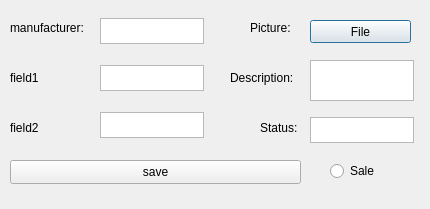
<?xml version="1.0" encoding="UTF-8"?>
<ui version="4.0">
 <class>DetailSetWindow</class>
 <widget class="QDialog" name="DetailSetWindow">
  <property name="geometry">
   <rect>
    <x>0</x>
    <y>0</y>
    <width>430</width>
    <height>209</height>
   </rect>
  </property>
  <property name="windowTitle">
   <string>Dialog</string>
  </property>
  <widget class="QLabel" name="label_Field0">
   <property name="geometry">
    <rect>
     <x>10</x>
     <y>20</y>
     <width>81</width>
     <height>16</height>
    </rect>
   </property>
   <property name="text">
    <string>manufacturer:</string>
   </property>
  </widget>
  <widget class="QLabel" name="label_Field1">
   <property name="geometry">
    <rect>
     <x>10</x>
     <y>70</y>
     <width>81</width>
     <height>16</height>
    </rect>
   </property>
   <property name="text">
    <string>field1</string>
   </property>
  </widget>
  <widget class="QLabel" name="label_Field2">
   <property name="geometry">
    <rect>
     <x>10</x>
     <y>120</y>
     <width>81</width>
     <height>16</height>
    </rect>
   </property>
   <property name="text">
    <string>field2</string>
   </property>
  </widget>
  <widget class="QTextEdit" name="textEdit_Field0">
   <property name="geometry">
    <rect>
     <x>100</x>
     <y>18</y>
     <width>104</width>
     <height>26</height>
    </rect>
   </property>
   <property name="readOnly">
    <bool>true</bool>
   </property>
  </widget>
  <widget class="QTextEdit" name="textEdit_Field1">
   <property name="geometry">
    <rect>
     <x>100</x>
     <y>65</y>
     <width>104</width>
     <height>26</height>
    </rect>
   </property>
   <property name="readOnly">
    <bool>true</bool>
   </property>
  </widget>
  <widget class="QTextEdit" name="textEdit_Field2">
   <property name="geometry">
    <rect>
     <x>100</x>
     <y>112</y>
     <width>104</width>
     <height>26</height>
    </rect>
   </property>
   <property name="readOnly">
    <bool>true</bool>
   </property>
  </widget>
  <widget class="QLabel" name="label_Picture">
   <property name="geometry">
    <rect>
     <x>250</x>
     <y>20</y>
     <width>49</width>
     <height>16</height>
    </rect>
   </property>
   <property name="text">
    <string>Picture:</string>
   </property>
  </widget>
  <widget class="QLabel" name="label_Description">
   <property name="geometry">
    <rect>
     <x>230</x>
     <y>70</y>
     <width>70</width>
     <height>16</height>
    </rect>
   </property>
   <property name="text">
    <string>Description:</string>
   </property>
  </widget>
  <widget class="QLabel" name="label_Status">
   <property name="geometry">
    <rect>
     <x>260</x>
     <y>120</y>
     <width>40</width>
     <height>16</height>
    </rect>
   </property>
   <property name="text">
    <string>Status:</string>
   </property>
  </widget>
  <widget class="QRadioButton" name="radioButton_Sale">
   <property name="geometry">
    <rect>
     <x>330</x>
     <y>160</y>
     <width>51</width>
     <height>22</height>
    </rect>
   </property>
   <property name="text">
    <string>Sale</string>
   </property>
  </widget>
  <widget class="QPushButton" name="pushButton_File">
   <property name="geometry">
    <rect>
     <x>310</x>
     <y>20</y>
     <width>101</width>
     <height>23</height>
    </rect>
   </property>
   <property name="text">
    <string>File</string>
   </property>
  </widget>
  <widget class="QTextEdit" name="textEdit_Description">
   <property name="geometry">
    <rect>
     <x>310</x>
     <y>60</y>
     <width>104</width>
     <height>41</height>
    </rect>
   </property>
  </widget>
  <widget class="QTextEdit" name="textEdit_Status">
   <property name="geometry">
    <rect>
     <x>310</x>
     <y>117</y>
     <width>104</width>
     <height>26</height>
    </rect>
   </property>
  </widget>
  <widget class="QPushButton" name="pushButton_Save">
   <property name="geometry">
    <rect>
     <x>10</x>
     <y>160</y>
     <width>291</width>
     <height>24</height>
    </rect>
   </property>
   <property name="text">
    <string>save</string>
   </property>
  </widget>
 </widget>
 <resources/>
 <connections/>
</ui>
